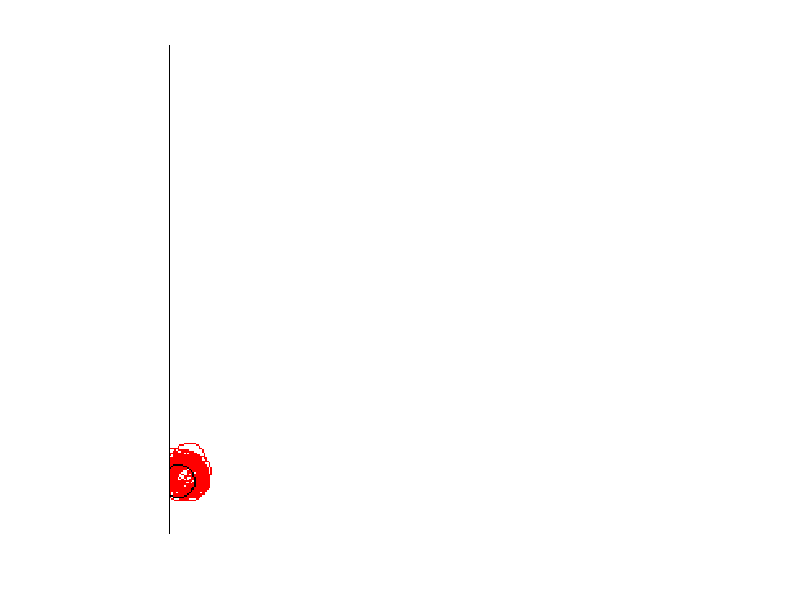

Here is the MATLAB script that generated this plot:
%-----------------------------------------------------------------
%  Exercise 15.11
%  Visual Tracking
%  Use particle filter for tracking a circle moving according to 
%  a random uniform model in the image.
%
%  Includes functions for circle plotting, likelihood estimation 
%  and particle sampling.
%
%  Writing to a video file can be activated by activating the 
%  related commented code
%-----------------------------------------------------------------

function tracking_15_11

clear

DIM = 300;%image size (DIM x DIM)

CYCLES = 120;%the number of cycles

r=10;%the radius of the circle to track

C=5;%coefficient for the noise covariance
    %bigger C => higher dispersion of particles
    
%initial position of the circle at the image center
i0 = floor(DIM/2);
j0 = floor(DIM/2);

%mean and variance for the noise model 
M = [0 0]';
V = C*[2 0.5; 0.5 2];

N = 50; %number of particles

%initialize particles
particle =  mvnrnd(M,V,N) + repmat(  [i0 j0], N, 1);

% initialize particle weights to the same value
w = ones(1,N)/N; 

%activate commented 2 lines to write into a video file
%writerObj = VideoWriter('particlefilter.avi');
%open(writerObj);


for k=1:CYCLES

    % the circle moves randomly following a uniform
    % motion model in the interval [-10 10] for each dimension
    eta = floor(20*rand(2,1)-10);  
    i0 = eta(1) + i0;
    j0 = eta(2) + j0;

    %the real circle image
    target_image = plotCircle(r,i0,j0, DIM); 
    
    %add noise to image
    %target_image = imnoise(target_image,'salt & pepper', 0.04);
    
    %get the likelihood for each particle
    for c=1:N
        w(c) = calculateObservationLikelihood( i0, j0, particle(c,1), particle(c,2) );
    end

    %weight normalization
    if sum(w)==0
        break;
    end
    w = w/sum(w);
    
    %create image for plotting 
    particle_image = zeros(DIM,DIM);

    %Draw all particles into an RGB image with red color
    for c=1:N
        particle_image = particle_image + plotCircle(r,particle(c,1),particle(c,2), DIM);
    end
    
    %do resampling based on the weights
    for c=1:N
        s = performSampling(w);
        M1 = [particle(s,1); particle(s,2)]; 
        y(c,:) = M1 + mvnrnd(M,V,1)'; %generate observations
    end
    
    particle = y;

    rgb_image = ones(DIM, DIM, 3);
    
    %paint red the particles
    rgb_image(:,:,2) = rgb_image(:,:,1) .* double(1 - particle_image);
    rgb_image(:,:,3) = rgb_image(:,:,2) ;
    
    %paint black the target
    rgb_image(:,:,1) = rgb_image(:,:,1).*double(1-target_image);
    rgb_image(:,:,2) = rgb_image(:,:,2).*double(1-target_image);
    rgb_image(:,:,3) = rgb_image(:,:,2);

    imshow(rgb_image);
    pause(0.25) %delay for display purposes
        
    %activate commented line to write into a video file
    %writeVideo(writerObj,rgb_image);
end

%activate commented line to write into a video file
%close(writerObj);
end


%Plot a white circle onto an image with black background
%r the circle radius
%i0, j0 the circle center
%DIM the size of the rectangular image
function outimage = plotCircle(r,i0,j0, DIM)
t = 0:0.1:2*pi;

i = round (r * cos(t) + i0);
j = round (r * sin(t) + j0);

outimage = zeros(DIM,DIM);

valid = (i>0 & i<DIM & j>0 & j<DIM);

i = i(valid);
j = j(valid);

for c=1:size(i,2)
    outimage(i(c),j(c))=1;
end
end

%Calculate likelihood p(y_n|x_n) of a particle based on the distance from the real center
% i0, j0 (x_n) the circle center coordinates
% i, j (y_n) the particle coordinates
function f = calculateObservationLikelihood(i0, j0, i, j)

a = 2; %decay factor

d = sqrt( (i-i0)^2 + (j-j0)^2 ); 

f = exp(-a * d);
end

%Do sampling given the weight function w
function out = performSampling(w)

x = rand;
acc = 0;
i=1;

while 1
    
    acc = acc + w(i);
    if acc > x
        break;
    end
    i=i+1;
    
end
out=i;

end
